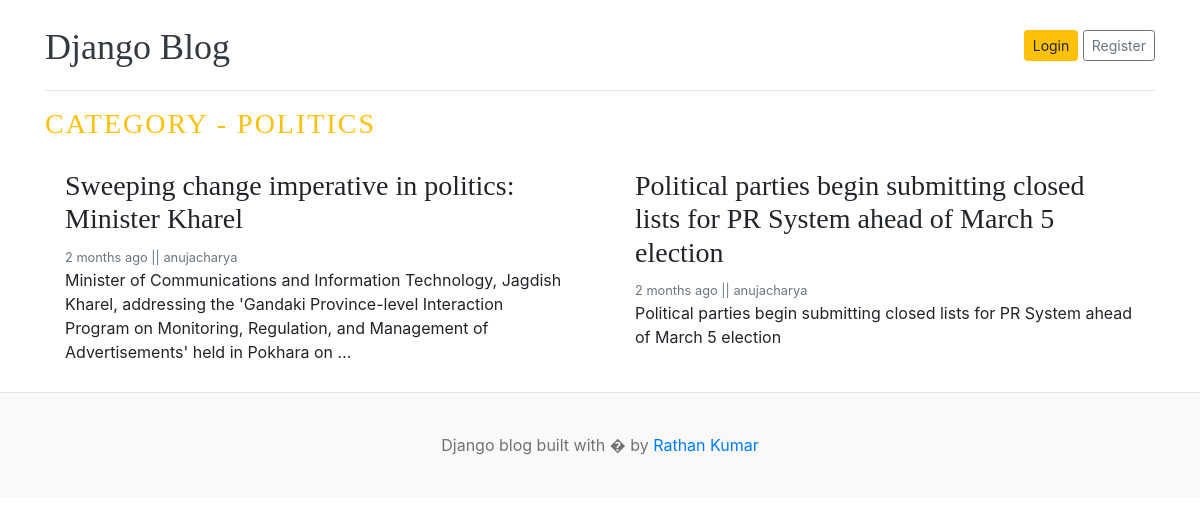
The app's page /category/2/ with its own data.
### blogs/models.py (models this page shows, shortened)
class Category(models.Model):
    category_name = models.CharField(max_length=100, unique=True)
    created_at = models.DateTimeField(auto_now_add=True)
    updated_at = models.DateTimeField(auto_now=True)
    class Meta:
        verbose_name_plural = 'categories'
    def __str__(self):
        return self.category_name

class Blog(models.Model):
     title = models.CharField(max_length=100)
     slug = models.SlugField(max_length=150, unique=True, blank=True)
     category = models.ForeignKey(Category, on_delete=models.CASCADE)
     author = models.ForeignKey(User, on_delete=models.CASCADE)
     featured_image = models.ImageField(upload_to='uploads/%Y/%M/%d')
     short_description = models.TextField(max_length=500)
     blog_body = models.TextField(max_length=3000)
     status= models.CharField(max_length=100, choices=STATUS_CHOICES , default="Draft")
     is_featured = models.BooleanField(default=False)
     created_at = models.DateTimeField(auto_now_add=True)
     updated_at = models.DateTimeField(auto_now=True)

### blogs/views.py (the view)
# urls.py: path('<int:category_id>/', views.post_by_category, name='post_by_category'),
def post_by_category(request, category_id):
    try:
        category_id = int(category_id)
    except ValueError:
        return redirect('home')
    category = get_object_or_404(Category, pk=category_id)
    posts = Blog.objects.filter(status='Published', category=category)
    context = {
        'posts': posts,
        'category': category,
    }
    return render(request, 'post_by_category.html', context)

### templates/post_by_category.html (shortened to what this page needs)
{% load static %}
<!DOCTYPE html>
<html lang="en">
<head>
    <link href="https://getbootstrap.com/docs/4.0/dist/css/bootstrap.min.css" rel="stylesheet">
    <link href="{% static 'css/blog.css' %}" rel="stylesheet">
  </head>
<body>
    <div class="container">
      <header class="blog-header py-3">
        <div class="row flex-nowrap justify-content-between align-items-center">
          <div class="col-8 pt-1">
            <a class="blog-header-logo text-dark" hr ef="/">Django Blog</a>
          </div>
          <div class="col-4 d-flex justify-content-end align-items-center">
            <a class="btn btn-sm btn-warning" href="#">Login</a> &nbsp;
            <a class="btn btn-sm btn-outline-secondary" href="#">Register</a>
          </div>
        </div>
      </header>
      <div class="nav-scroller py-1 mb-2">
      </div>
<h3 class="text-uppercase text-warning" style="letter-spacing: 2px;">Category - {{category}}</h3>
  <div class="row mb-2">
    {% if posts %}
    {% for post in posts %}
    <div class="col-md-6">
      <div class="card border-0" >
        <div class="card-body">
          <h3>{{post.title}}</h3>
          <small class="mb-1 text-muted">{{post.created_at | timesince}} ago    ||  {{post.author}}</small>
          <p class="card-text">{{post.short_description | truncatewords:25}}</p>
        </div>
      </div>
    </div>
       {% endfor %}
    {% else %}
    <p>No Post Found</p>
    {% endif %}
  </div>
</div>
<footer class="blog-footer">
  <p>Django blog built with � by <a href="#">Rathan Kumar</a></p>
</footer>
</body>
</html>

### static/css/blog.css (style rules this page uses)
.blog-header { border-bottom: 1px solid #e5e5e5; }
.blog-header-logo { font-family: "Playfair Display", Georgia, "Times New Roman", serif; font-size: 2.25rem; }
h1, h2, h3, h4, h5, h6 { font-family: "Playfair Display", Georgia, "Times New Roman", serif; }
.blog-footer { padding: 2.5rem 0; color: #727272; text-align: center; background-color: #f9f9f9; border-top: .05rem solid #e5e5e5; }
.blog-footer p:last-child { margin-bottom: 0; }

### records on screen
Category: category_name "POLITICS"
Blog: title "Sweeping change imperative in politics: Minister Kharel", created_at "2 months", author "anujacharya", short_description "Minister of Communications and Information Technology, Jagdish Kharel, addressing the 'Gandaki Province-level Interaction Program on Monitoring, Regulation, and Management of Advertisements' held in Pokhara on …"
Blog: title "Political parties begin submitting closed lists for PR System ahead of March 5 election", created_at "2 months", author "anujacharya", short_description "Political parties begin submitting closed lists for PR System ahead of March 5 election"
